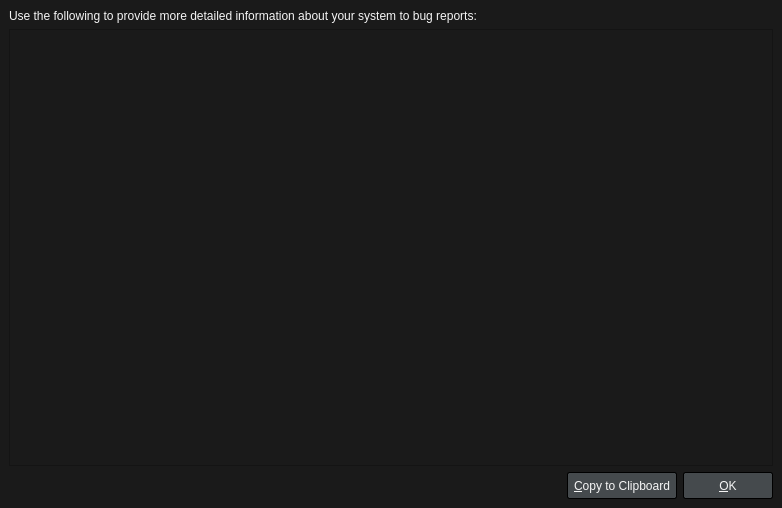
<?xml version="1.0" encoding="UTF-8"?>
<ui version="4.0">
 <class>SysInfoDialog</class>
 <widget class="QDialog" name="SysInfoDialog">
  <property name="geometry">
   <rect>
    <x>0</x>
    <y>0</y>
    <width>782</width>
    <height>508</height>
   </rect>
  </property>
  <property name="windowTitle">
   <string>System Information</string>
  </property>
  <property name="styleSheet">
   <string notr="true">QWidget {
	font: 12px &quot;Noto Sans&quot;, &quot;FreeSans&quot;;
	background: #1A1A1A;
	color: whitesmoke;
}

/* QPushButton */

QPushButton {
	background: #454A4D;
	border: 1px solid #000;
	border-radius: 2px;
	color: whitesmoke;
	min-width: 76px;
	min-height: 17px;
	padding: 4px 6px;
}
QPushButton:focus {
	border: 1px solid #008098;
	outline: none;
}
QPushButton:pressed {
	background: #2E3133;
}
QPushButton:disabled {
	background: transparent;
	border: 1px solid #454A4D;
	color: #6F6F6F;
}

/* QScrollBar */

QScrollBar:vertical {
	padding-left: 1px;
	width: 6px;
}
QScrollBar::handle:vertical {
	background: #008098;
	border-radius: 2px;
	min-height: 10px;
}
QScrollBar::add-line:vertical,
QScrollBar::sub-line:vertical {
	border: none;
}
QScrollBar::add-page:vertical,
QScrollBar::sub-page:vertical  {
	background: #383838;
	margin: 0 2px;
}
QScrollBar::up-arrow:vertical,
QScrollBar::down-arrow:vertical {
	background: transparent;
}

QScrollBar:horizontal {
	height: 6px;
	padding-top: 1px;
}
QScrollBar::handle:horizontal {
	background: #008098;
	border-radius: 2px;
	min-width: 10px;
}
QScrollBar::add-line:horizontal,
QScrollBar::sub-line:horizontal {
	border: none;
}
QScrollBar::add-page:horizontal,
QScrollBar::sub-page:horizontal {
	background: #383838;
	margin: 2px 0;
}
QScrollBar::left-arrow:horizontal,
QScrollBar::right-arrow:horizontal {
	background: transparent;
}</string>
  </property>
  <layout class="QVBoxLayout" name="verticalLayout">
   <property name="spacing">
    <number>6</number>
   </property>
   <property name="leftMargin">
    <number>9</number>
   </property>
   <property name="topMargin">
    <number>9</number>
   </property>
   <property name="rightMargin">
    <number>9</number>
   </property>
   <property name="bottomMargin">
    <number>9</number>
   </property>
   <item>
    <widget class="QLabel" name="label">
     <property name="text">
      <string>Use the following to provide more detailed information about your system to bug reports:</string>
     </property>
    </widget>
   </item>
   <item>
    <widget class="QTextBrowser" name="sysInfoText">
     <property name="openExternalLinks">
      <bool>true</bool>
     </property>
    </widget>
   </item>
   <item>
    <layout class="QHBoxLayout" name="horizontalLayout">
     <item>
      <spacer name="horizontalSpacer">
       <property name="orientation">
        <enum>Qt::Horizontal</enum>
       </property>
       <property name="sizeHint" stdset="0">
        <size>
         <width>40</width>
         <height>20</height>
        </size>
       </property>
      </spacer>
     </item>
     <item>
      <widget class="QPushButton" name="copyButton">
       <property name="text">
        <string>&amp;Copy to Clipboard</string>
       </property>
      </widget>
     </item>
     <item>
      <widget class="QPushButton" name="OKButton">
       <property name="text">
        <string>&amp;OK</string>
       </property>
      </widget>
     </item>
    </layout>
   </item>
  </layout>
 </widget>
 <resources/>
 <connections/>
</ui>
